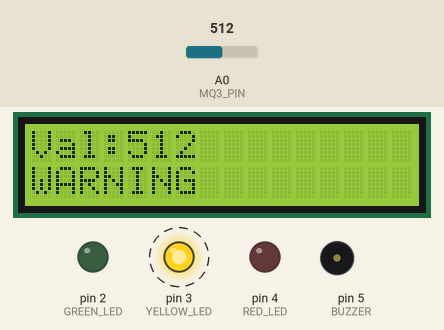
Simulated run of this sketch. Board: Arduino Uno, built with avr-gcc and run on an emulated ATmega328P. Shown: 16×2 character LCD, output pins drawn as LEDs (lit = HIGH), buzzer (waves = sounding, pin HIGH). Dashed ring = blinking. The inputs (shaded band) are chosen by the test bench; at power-on: A0 (MQ3_PIN) = 512.

Above: at 3.2 s.
3.3 s: A0 (MQ3_PIN) set to 594
At 3.7 s:
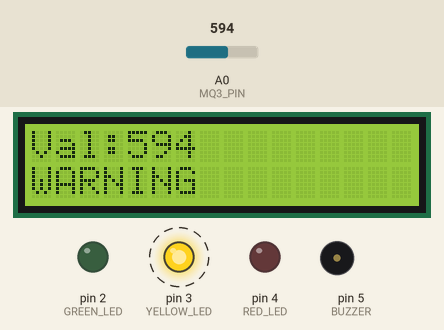
4.8 s: A0 (MQ3_PIN) set to 616
At 5.9 s:
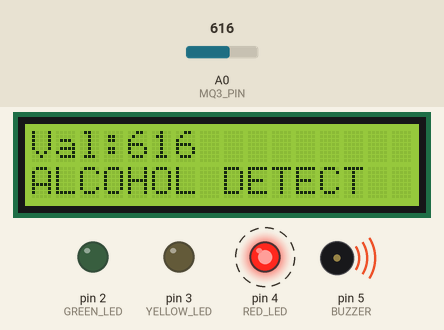
6.4 s: A0 (MQ3_PIN) set to 290
At 7.6 s:
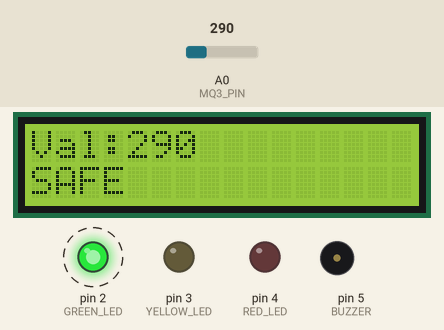
Timing chart, 0 to 15.4 s (numbered marks = the images above; inputs shaded):
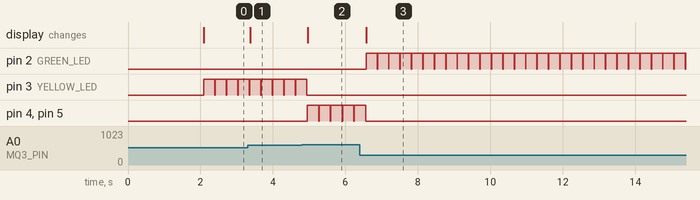

Measured:
- the behaviour switches between 600 and 601 on A0 (MQ3_PIN) (found by bisection; images 1 and 2)
- after the input at 3.3 s, the display: changes after 0.07 s (image 1)
- after the input at 4.8 s, pin 3 (YELLOW_LED): goes on until 4.9 s, then stays LOW; pin 4 (RED_LED), pin 5 (BUZZER): alternates HIGH for 0.31 s and LOW for 0.01 s, starting after 0.15 s; the display: changes after 0.16 s (image 2)
- after the input at 6.4 s, pin 2 (GREEN_LED): alternates HIGH for 0.30 s and LOW for 0.01 s, starting after 0.17 s; pin 4 (RED_LED), pin 5 (BUZZER): goes on until 6.6 s, then stays LOW; the display: changes after 0.18 s (image 3)
- by itself, pin 3 (YELLOW_LED): alternates HIGH for 0.31 s and LOW for 0.01 s

The sketch:

MQ3_Alcohol_Detection_System.ino
```cpp
#include <Wire.h>
#include <LiquidCrystal_I2C.h>

LiquidCrystal_I2C lcd(0x27, 16, 2);

#define MQ3_PIN A0

#define GREEN_LED 2
#define YELLOW_LED 3
#define RED_LED 4

#define BUZZER 5

void setup() {

  lcd.init();
  lcd.backlight();

  pinMode(GREEN_LED, OUTPUT);
  pinMode(YELLOW_LED, OUTPUT);
  pinMode(RED_LED, OUTPUT);

  pinMode(BUZZER, OUTPUT);

  lcd.setCursor(0, 0);
  lcd.print("MQ3 Detector");
  delay(2000);
  lcd.clear();
}

void loop() {

  int alcoholValue = analogRead(MQ3_PIN);

  digitalWrite(GREEN_LED, LOW);
  digitalWrite(YELLOW_LED, LOW);
  digitalWrite(RED_LED, LOW);
  digitalWrite(BUZZER, LOW);

  lcd.clear();

  lcd.setCursor(0, 0);
  lcd.print("Val:");
  lcd.print(alcoholValue);

  if (alcoholValue <= 300) {

    digitalWrite(GREEN_LED, HIGH);

    lcd.setCursor(0, 1);
    lcd.print("SAFE");

  }
  else if (alcoholValue <= 600) {

    digitalWrite(YELLOW_LED, HIGH);

    lcd.setCursor(0, 1);
    lcd.print("WARNING");

  }
  else {

    digitalWrite(RED_LED, HIGH);
    digitalWrite(BUZZER, HIGH);

    lcd.setCursor(0, 1);
    lcd.print("ALCOHOL DETECT");
  }

  delay(300);
}
```
